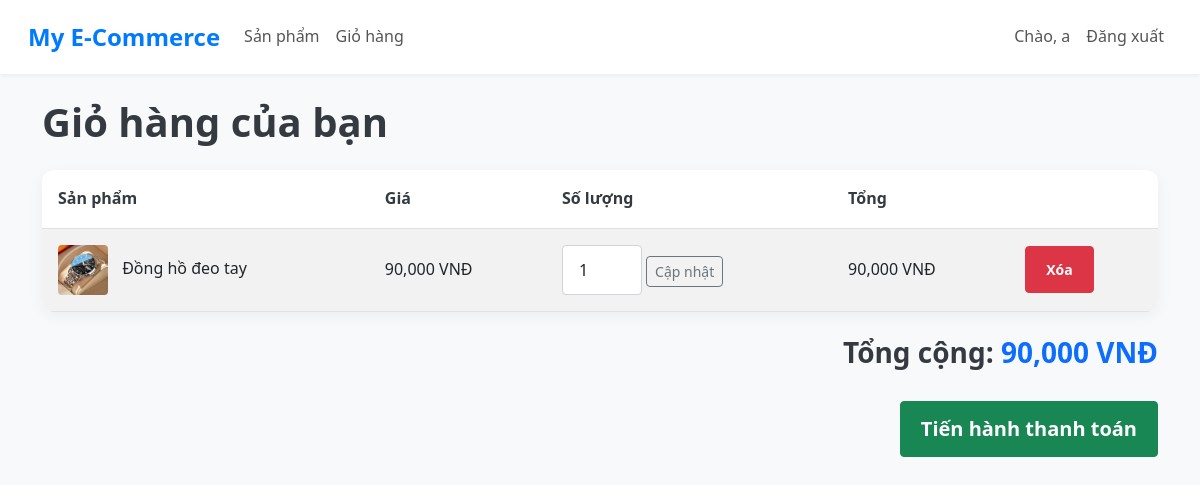
/cart (signed in), run on the app's committed database.
### docker/models.py (models this page shows, shortened)
class User(UserMixin, db.Model):
    id = db.Column(db.Integer, primary_key=True)
    username = db.Column(db.String(80), unique=True, nullable=False)
    email = db.Column(db.String(120), unique=True, nullable=False)
    password_hash = db.Column(db.String(128))

class CartItem(db.Model):
    id = db.Column(db.Integer, primary_key=True)
    user_id = db.Column(db.Integer, db.ForeignKey('user.id'), nullable=False)
    product_id = db.Column(db.Integer, db.ForeignKey('product.id'), nullable=False)
    quantity = db.Column(db.Integer, default=1)
    user = db.relationship('User', backref=db.backref('cart_items', lazy=True))
    product = db.relationship('Product', backref=db.backref('cart_items', lazy=True))

class Product(db.Model):
    id = db.Column(db.Integer, primary_key=True)
    name = db.Column(db.String(100), nullable=False)
    description = db.Column(db.Text, nullable=True)
    price = db.Column(db.Float, nullable=False)
    image_url = db.Column(db.String(255), nullable=True)

### docker/routes.py (the view)
@main.route('/cart')
@login_required
def cart():
    cart_items = CartItem.query.filter_by(user_id=current_user.id).all()
    total_price = sum(item.product.price * item.quantity for item in cart_items)
    return render_template('cart.html', cart_items=cart_items, total_price=total_price)

### docker/app.py (called while the page is built)
@login_manager.user_loader
def load_user(user_id):
    return User.query.get(int(user_id))

### docker/templates/cart.html (shortened to what this page needs)
{% extends "base.html" %}
{% block content %}
<h1 class="mb-4">Giỏ hàng của bạn</h1>
{% if cart_items %}
<table class="table table-striped">
    <thead>
        <tr>
            <th scope="col">Sản phẩm</th>
            <th scope="col">Giá</th>
            <th scope="col">Số lượng</th>
            <th scope="col">Tổng</th>
            <th scope="col"></th>
        </tr>
    </thead>
    <tbody>
        {% for item in cart_items %}
        <tr>
            <td>
                <img src="{{ item.product.image_url }}" alt="{{ item.product.name }}" style="width: 50px; height: 50px; object-fit: cover;">
                {{ item.product.name }}
            </td>
            <td>{{ "{:,.0f}".format(item.product.price) }} VNĐ</td>
            <td>
                <form action="{{ url_for('main.update_cart', item_id=item.id) }}" method="POST" style="display:inline;">
                    <input type="number" name="quantity" value="{{ item.quantity }}" min="1" class="form-control d-inline-block" style="width: 80px;">
                    <button type="submit" class="btn btn-sm btn-outline-secondary">Cập nhật</button>
                </form>
            </td>
            <td>{{ "{:,.0f}".format(item.product.price * item.quantity) }} VNĐ</td>
            <td>
                <form action="{{ url_for('main.remove_from_cart', item_id=item.id) }}" method="POST">
                    <button type="submit" class="btn btn-danger btn-sm">Xóa</button>
                </form>
            </td>
        </tr>
        {% endfor %}
    </tbody>
</table>
<div class="text-end mt-4">
    <h3>Tổng cộng: <span class="text-primary">{{ "{:,.0f}".format(total_price) }} VNĐ</span></h3>
    <a href="{{ url_for('main.checkout') }}" class="btn btn-success btn-lg mt-3">Tiến hành thanh toán</a>
</div>
{% else %}
<div class="alert alert-info" role="alert">
    Giỏ hàng của bạn đang trống. <a href="{{ url_for('main.products') }}">Bắt đầu mua sắm ngay!</a>
</div>
{% endif %}
{% endblock %}

### docker/templates/base.html (shortened to what this page needs)
<!DOCTYPE html>
<html lang="en">
<head>
    <link rel="stylesheet" href="https://cdn.jsdelivr.net/npm/bootstrap@5.3.0/dist/css/bootstrap.min.css">
    <link rel="stylesheet" href="{{ url_for('static', filename='css/style.css') }}">
</head>
<body>
    <nav class="navbar navbar-expand-lg navbar-light bg-light">
        <div class="container-fluid">
            <a class="navbar-brand" href="{{ url_for('main.index') }}">My E-Commerce</a>
            <div class="collapse navbar-collapse" id="navbarNav">
                <ul class="navbar-nav me-auto mb-2 mb-lg-0">
                    <li class="nav-item">
                        <a class="nav-link" href="{{ url_for('main.products') }}">Sản phẩm</a>
                    </li>
                    <li class="nav-item">
                        <a class="nav-link" href="{{ url_for('main.cart') }}">Giỏ hàng</a>
                    </li>
                </ul>
                <ul class="navbar-nav">
                    {% if current_user.is_authenticated %}
                        <li class="nav-item">
                            <a class="nav-link" href="#">Chào, {{ current_user.username }}</a>
                        </li>
                        <li class="nav-item">
                            <a class="nav-link" href="{{ url_for('main.logout') }}">Đăng xuất</a>
                        </li>
                    {% endif %}
                </ul>
            </div>
        </div>
    </nav>
    <div class="container mt-4">
        {% block content %}{% endblock %}
    </div>
</body>
</html>

### docker/static/css/style.css (style rules this page uses)
body { font-family: 'Segoe UI', Roboto, 'Helvetica Neue', Arial, sans-serif, 'Apple Color Emoji', 'Segoe UI Emoji', 'Segoe UI Symbol'; line-height: 1.6; color: #333; background-color: #f8f9fa; }
h1, h2, h3, h4, h5, h6 { color: #343a40; margin-bottom: 1rem; font-weight: 600; }
.navbar { box-shadow: 0 2px 4px rgba(0,0,0,.05); background-color: #ffffff !important; padding: 0.8rem 1rem; }
.navbar-brand { font-weight: 700; font-size: 1.5rem; color: #007bff !important; }
.navbar-nav .nav-link { color: #555 !important; font-weight: 500; padding: 0.5rem 1rem; transition: color 0.3s ease; }
.form-control { border-radius: 0.25rem; border: 1px solid #ced4da; padding: 0.75rem 1rem; }
.btn-primary, .btn-success, .btn-danger { border-radius: 0.25rem; padding: 0.75rem 1.25rem; font-weight: 600; transition: background-color 0.3s ease, border-color 0.3s ease, transform 0.2s ease; }
.table { background-color: #fff; border-radius: 0.75rem; overflow: hidden; box-shadow: 0 4px 15px rgba(0,0,0,.05); }
.table thead { background-color: #f2f2f2; }
.table th { padding: 1rem; font-weight: 600; color: #343a40; }
.table td { vertical-align: middle; padding: 1rem; }
.table img { border-radius: 0.25rem; margin-right: 10px; }

### data on the page
User: username "a"
CartItem: product.image_url (picture), product.name "Đồng hồ đeo tay", quantity "1"
Product: product.price "90,000", item.product.price*item.quantity "90,000"

### other printed values
{{ "{:,.0f}".format(total_price) }} "90,000"
